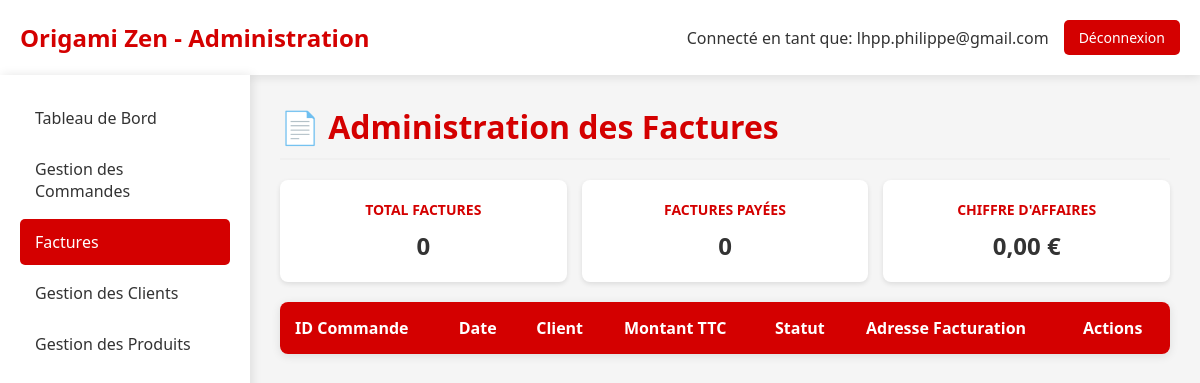
/admin_factures.php (signed in), run on an earlier commit of the app's database.
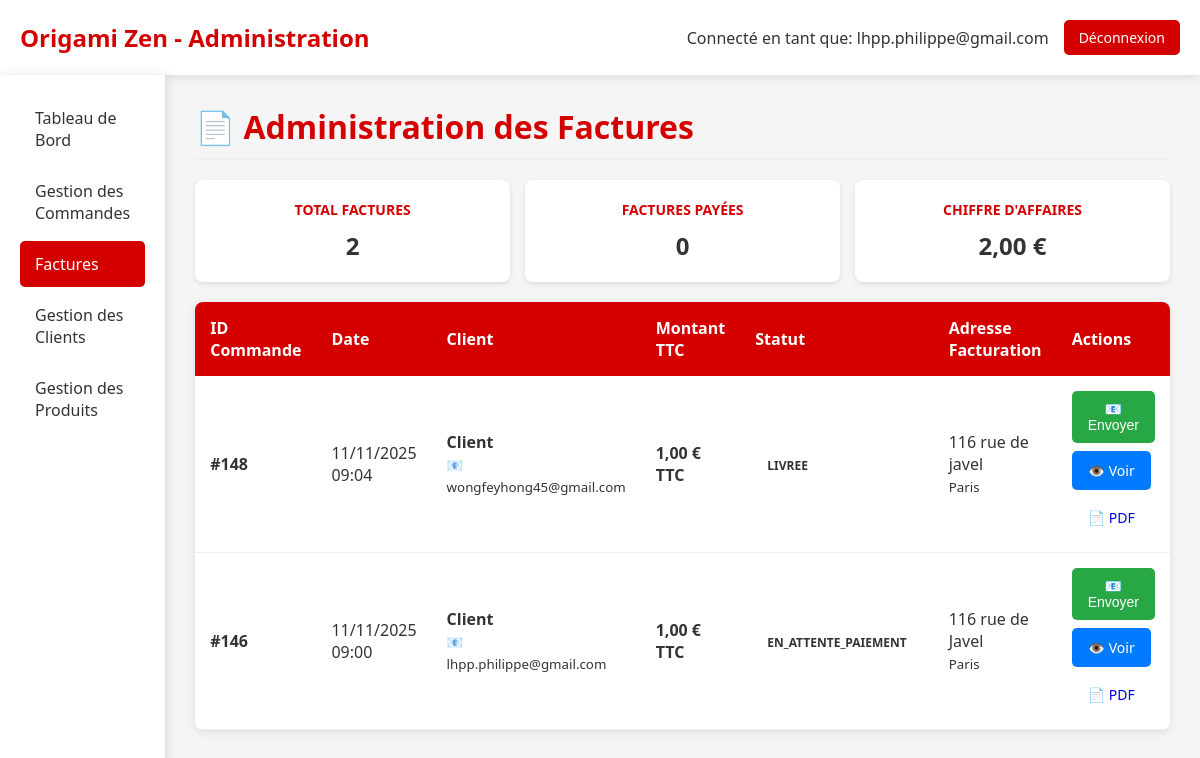
And on a later commit of the database.
### tables this page shows
CREATE TABLE IF NOT EXISTS `commande` (
  `idCommande` bigint NOT NULL AUTO_INCREMENT,
  `idClient` bigint NOT NULL,
  `idAdresseLivraison` bigint NOT NULL,
  `idAdresseFacturation` bigint DEFAULT NULL,
  `dateCommande` datetime NOT NULL,
  `modeReglement` varchar(20) NOT NULL DEFAULT 'CB',
  `delaiLivraison` date NOT NULL,
  `fraisDePort` double NOT NULL,
  `montantTotal` double NOT NULL,
  `statut` enum('en_attente','en_attente_paiement','payee','confirmee','expediee','livree','annulee') NOT NULL DEFAULT 'en_attente',
  `statut_paiement` enum('en_attente','payee','echec','annulee','rembourse') DEFAULT 'en_attente',
  `idPaiement` int DEFAULT NULL,
  `visible` tinyint(1) DEFAULT '1',
  PRIMARY KEY (`idCommande`),
  KEY `Commande_idClient_FK` (`idClient`),
  KEY `Commande_idAdresseLivraison_FK` (`idAdresseLivraison`),
  KEY `idAdresseFacturation` (`idAdresseFacturation`)
);

CREATE TABLE IF NOT EXISTS `client` (
  `idClient` bigint NOT NULL AUTO_INCREMENT,
  `email` varchar(50) NOT NULL,
  `motDePasse` varchar(255) NOT NULL,
  `nom` varchar(50) DEFAULT NULL,
  `prenom` varchar(50) DEFAULT NULL,
  `telephone` varchar(20) DEFAULT NULL,
  `email_confirme` tinyint(1) DEFAULT '0',
  `token_confirmation` varchar(64) DEFAULT NULL,
  `token_expires` datetime DEFAULT NULL,
  `type` enum('temporaire','permanent') DEFAULT 'temporaire',
  `date_creation` datetime DEFAULT CURRENT_TIMESTAMP,
  `session_id` varchar(128) DEFAULT NULL,
  PRIMARY KEY (`idClient`),
  KEY `idx_client_type` (`type`),
  KEY `idx_client_session` (`session_id`),
  KEY `idx_client_date` (`date_creation`)
);

CREATE TABLE IF NOT EXISTS `adresse` (
  `idAdresse` bigint NOT NULL AUTO_INCREMENT,
  `idClient` bigint NOT NULL,
  `nom` varchar(50) NOT NULL,
  `prenom` varchar(50) NOT NULL,
  `adresse` varchar(50) NOT NULL,
  `codePostal` varchar(50) NOT NULL,
  `ville` varchar(50) NOT NULL,
  `pays` varchar(50) NOT NULL,
  `telephone` varchar(50) NOT NULL,
  `instructions` varchar(255) DEFAULT NULL,
  `societe` varchar(50) DEFAULT NULL,
  `type` varchar(20) DEFAULT 'livraison',
  `dateCreation` datetime DEFAULT CURRENT_TIMESTAMP,
  PRIMARY KEY (`idAdresse`),
  KEY `Adresse_idClient_FK` (`idClient`)
);

### admin_factures.php (the view, shortened to what the changed rows need)
<?php
$host = 'localhost';
$dbname = 'origami';
$username = 'root';
$password = '';
try {
    $pdo = new PDO("mysql:host=$host;dbname=$dbname;charset=utf8", $username, $password);
    $pdo->setAttribute(PDO::ATTR_ERRMODE, PDO::ERRMODE_EXCEPTION);
} catch (PDOException $e) {
    die("Erreur de connexion à la base de données: " . $e->getMessage());
}
$stmt = $pdo->prepare("
    SELECT
        c.idCommande,
        c.dateCommande,
        c.montantTotal,
        c.statut,
        cl.nom,
        cl.prenom,
        cl.email,
        a_fact.adresse as adresse_facturation,
        a_fact.ville as ville_facturation,
        a_liv.adresse as adresse_livraison,
        a_liv.ville as ville_livraison
    FROM Commande c
    JOIN Client cl ON c.idClient = cl.idClient
    JOIN Adresse a_fact ON c.idAdresseFacturation = a_fact.idAdresse
    JOIN Adresse a_liv ON c.idAdresseLivraison = a_liv.idAdresse
    ORDER BY c.dateCommande DESC
");
$stmt->execute();
$commandes = $stmt->fetchAll(PDO::FETCH_ASSOC);
?>
<!DOCTYPE html>
<html lang="fr">
<head>
</head>
<body>
    <div class="header">
        <div class="logo">
            <h1>Origami Zen - Administration</h1>
        </div>
    </div>
    <div class="container">
        <div class="main-content">
            <h1 class="page-title">📄 Administration des Factures</h1>
            <div class="stats-grid">
                <div class="stat-card">
                    <h3>Total Factures</h3>
                    <div class="number"><?= count($commandes) ?></div>
                </div>
                <div class="stat-card">
                    <h3>Chiffre d'Affaires</h3>
                    <div class="number">
                        <?= number_format(array_sum(array_column($commandes, 'montantTotal')), 2, ',', ' ') ?> €
                    </div>
                </div>
            </div>
            <table class="table-commandes">
                <thead>
                    <tr>
                        <th>ID Commande</th>
                        <th>Date</th>
                        <th>Client</th>
                        <th>Montant TTC</th>
                        <th>Statut</th>
                        <th>Adresse Facturation</th>
                        <th>Actions</th>
                    </tr>
                </thead>
                <tbody>
                    <?php foreach ($commandes as $commande): ?>
                        <tr>
                            <td><strong>#<?= $commande['idCommande'] ?></strong></td>
                            <td><?= date('d/m/Y H:i', strtotime($commande['dateCommande'])) ?></td>
                            <td>
                                <strong><?= htmlspecialchars($commande['prenom']) ?> <?= htmlspecialchars($commande['nom']) ?></strong><br>
                                <small>📧 <?= htmlspecialchars($commande['email']) ?></small>
                            </td>
                            <td><strong><?= number_format($commande['montantTotal'], 2, ',', ' ') ?> € TTC</strong></td>
                            <td>
                                <span class="statut statut-<?= $commande['statut'] ?>">
                                    <?= $commande['statut'] ?>
                                </span>
                            </td>
                            <td>
                                <?= htmlspecialchars($commande['adresse_facturation']) ?><br>
                                <small><?= htmlspecialchars($commande['ville_facturation']) ?></small>
                            </td>
                            <td>
                                <div class="actions-cell">
                                    <form method="POST" class="form-inline">
                                        <button type="submit" class="btn btn-success" onclick="return confirm('Envoyer la facture #<?= $commande['idCommande'] ?> à <?= htmlspecialchars($commande['email']) ?> ?')">
                                            📧 Envoyer
                                        </button>
                                    </form>
                                    <a href="admin_factures.php?action=generer&id=<?= $commande['idCommande'] ?>" class="btn btn-primary" target="_blank">
                                        👁️ Voir
                                    </a>
                                    <a href="generer_facture.php?id=<?= $commande['idCommande'] ?>" class="btn btn-warning" target="_blank">
                                        📄 PDF
                                    </a>
                                </div>
                            </td>
                        </tr>
                    <?php endforeach; ?>
                </tbody>
            </table>
        </div>
    </div>
</body>
</html>

What changed in the data, as far as the page shows it:
added commande: idCommande "148", dateCommande "11/11/2025 09:04", idClient.nom "Client", idClient.email "wongfeyhong45@gmail.com", montantTotal "1,00", statut "LIVREE", idAdresseLivraison.adresse "116 rue de javel", idAdresseLivraison.ville "Paris"
added commande: idCommande "146", dateCommande "11/11/2025 09:00", idClient.nom "Client", idClient.email "lhpp.philippe@gmail.com", montantTotal "1,00", statut "EN_ATTENTE_PAIEMENT", idAdresseLivraison.adresse "116 rue de Javel", idAdresseLivraison.ville "Paris"
Also different on the page:
count($commandes): "0" → "2"
array_sum(array_column($commandes, 'montantTotal')): "0,00" → "2,00"
